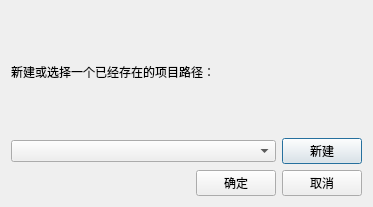
<?xml version="1.0" encoding="UTF-8"?>
<ui version="4.0">
 <class>Dialog</class>
 <widget class="QDialog" name="Dialog">
  <property name="geometry">
   <rect>
    <x>0</x>
    <y>0</y>
    <width>373</width>
    <height>207</height>
   </rect>
  </property>
  <property name="windowTitle">
   <string>Dialog</string>
  </property>
  <layout class="QVBoxLayout" name="verticalLayout_2">
   <item>
    <layout class="QVBoxLayout" name="verticalLayout">
     <item>
      <widget class="QLabel" name="label">
       <property name="text">
        <string>新建或选择一个已经存在的项目路径：</string>
       </property>
      </widget>
     </item>
     <item>
      <layout class="QHBoxLayout" name="horizontalLayout_2" stretch="5,1">
       <item>
        <widget class="QComboBox" name="choose_project"/>
       </item>
       <item>
        <widget class="QPushButton" name="new_project">
         <property name="text">
          <string>新建</string>
         </property>
        </widget>
       </item>
      </layout>
     </item>
     <item>
      <layout class="QHBoxLayout" name="horizontalLayout">
       <item>
        <spacer name="horizontalSpacer">
         <property name="orientation">
          <enum>Qt::Horizontal</enum>
         </property>
         <property name="sizeHint" stdset="0">
          <size>
           <width>40</width>
           <height>20</height>
          </size>
         </property>
        </spacer>
       </item>
       <item>
        <widget class="QPushButton" name="btn_ok">
         <property name="text">
          <string>确定</string>
         </property>
        </widget>
       </item>
       <item>
        <widget class="QPushButton" name="btn_cancel">
         <property name="text">
          <string>取消</string>
         </property>
        </widget>
       </item>
      </layout>
     </item>
    </layout>
   </item>
  </layout>
 </widget>
 <resources/>
 <connections/>
</ui>
